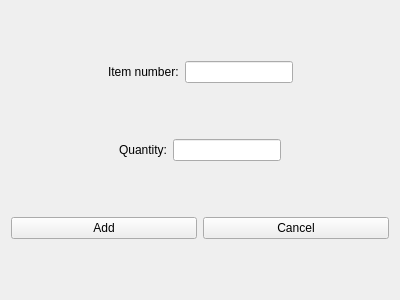
<?xml version="1.0" encoding="UTF-8"?>
<ui version="4.0">
 <class>CatalogAdd</class>
 <widget class="QWidget" name="CatalogAdd">
  <property name="geometry">
   <rect>
    <x>0</x>
    <y>0</y>
    <width>400</width>
    <height>300</height>
   </rect>
  </property>
  <property name="windowTitle">
   <string>Form</string>
  </property>
  <layout class="QVBoxLayout" name="verticalLayout">
   <item>
    <layout class="QHBoxLayout" name="horizontalLayout_2">
     <item>
      <spacer name="horizontalSpacer_3">
       <property name="orientation">
        <enum>Qt::Horizontal</enum>
       </property>
       <property name="sizeHint" stdset="0">
        <size>
         <width>40</width>
         <height>20</height>
        </size>
       </property>
      </spacer>
     </item>
     <item>
      <widget class="QLabel" name="label_2">
       <property name="text">
        <string>Item number:</string>
       </property>
      </widget>
     </item>
     <item>
      <widget class="QLineEdit" name="inventoryItemField"/>
     </item>
     <item>
      <spacer name="horizontalSpacer_5">
       <property name="orientation">
        <enum>Qt::Horizontal</enum>
       </property>
       <property name="sizeHint" stdset="0">
        <size>
         <width>40</width>
         <height>20</height>
        </size>
       </property>
      </spacer>
     </item>
    </layout>
   </item>
   <item>
    <layout class="QHBoxLayout" name="horizontalLayout_3">
     <item>
      <spacer name="horizontalSpacer_4">
       <property name="orientation">
        <enum>Qt::Horizontal</enum>
       </property>
       <property name="sizeHint" stdset="0">
        <size>
         <width>40</width>
         <height>20</height>
        </size>
       </property>
      </spacer>
     </item>
     <item>
      <widget class="QLabel" name="label_3">
       <property name="text">
        <string>Quantity:</string>
       </property>
      </widget>
     </item>
     <item>
      <widget class="QLineEdit" name="quantityField"/>
     </item>
     <item>
      <spacer name="horizontalSpacer_6">
       <property name="orientation">
        <enum>Qt::Horizontal</enum>
       </property>
       <property name="sizeHint" stdset="0">
        <size>
         <width>40</width>
         <height>20</height>
        </size>
       </property>
      </spacer>
     </item>
    </layout>
   </item>
   <item>
    <layout class="QHBoxLayout" name="horizontalLayout_4">
     <item>
      <widget class="QPushButton" name="catalogDialogAccept">
       <property name="text">
        <string>Add</string>
       </property>
      </widget>
     </item>
     <item>
      <widget class="QPushButton" name="catalogDialogCancel">
       <property name="text">
        <string>Cancel</string>
       </property>
      </widget>
     </item>
    </layout>
   </item>
  </layout>
 </widget>
 <resources/>
 <connections/>
</ui>
